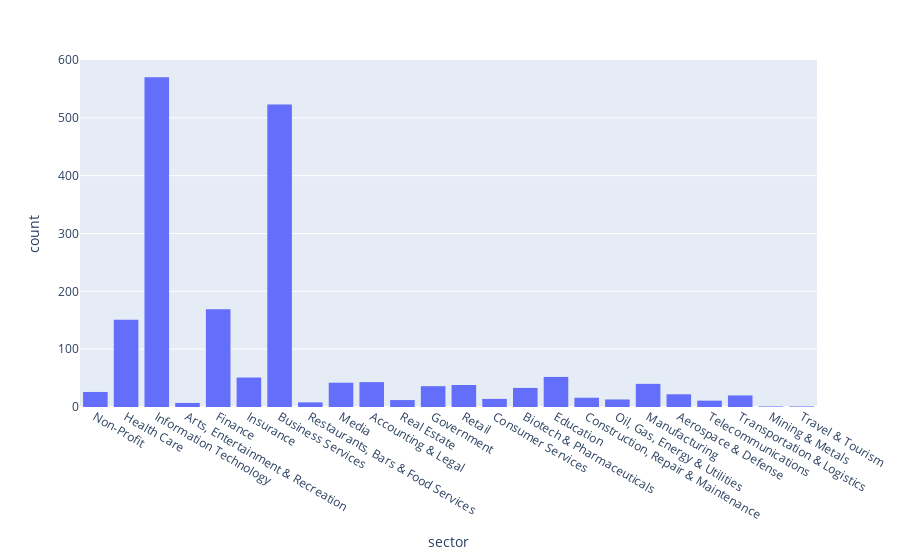

Source (notebook cell):
### Markdown cell above
#### How many jobs per Sector ?

### Code cell
q5=px.histogram(df, x= 'sector')
q5

### Figure 1 — Plotly figure (JSON) as saved in the notebook; plotly's stock layout.template omitted (floating-point values rounded to 4 significant figures; data arrays with more than 128 entries replaced by an {"elided": "..."} marker saying what was removed)
{"data": [{"alignmentgroup": "True", "bingroup": "x", "hovertemplate": "sector=%{x}<br>count=%{y}<extra></extra>", "legendgroup": "", "marker": {"color": "#636efa", "pattern": {"shape": ""}}, "name": "", "offsetgroup": "", "orientation": "v", "showlegend": false, "type": "histogram", "x": {"elided": "2251 str values"}, "xaxis": "x", "yaxis": "y"}], "layout": {"barmode": "relative", "legend": {"tracegroupgap": 0}, "margin": {"t": 60}, "xaxis": {"anchor": "y", "domain": [0, 1], "title": {"text": "sector"}}, "yaxis": {"anchor": "x", "domain": [0, 1], "title": {"text": "count"}}}}
